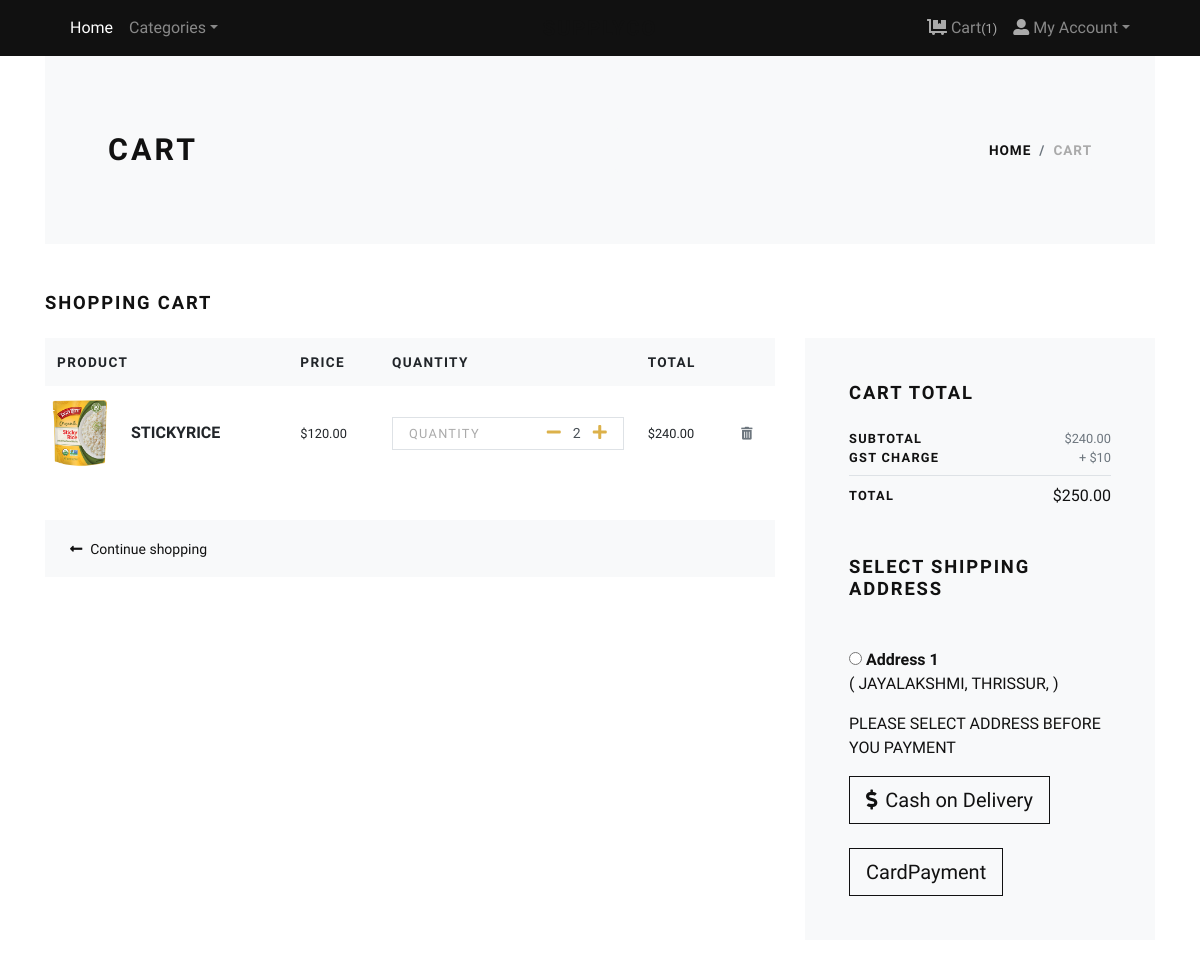
The app's page /cart/ (signed in) with its own data.
### store/models.py (models this page shows, shortened)
class Cart(models.Model):
    user = models.ForeignKey(User, verbose_name="User", on_delete=models.CASCADE)
    product = models.ForeignKey(Product, verbose_name="Product", on_delete=models.CASCADE)
    quantity = models.PositiveIntegerField(default=1, verbose_name="Quantity")
    created_at = models.DateTimeField(auto_now_add=True, verbose_name="Created Date")
    updated_at = models.DateTimeField(auto_now=True, verbose_name="Updated Date")
    @property
    def total_price(self):
        return self.quantity * self.product.price

class Product(models.Model):
    title = models.CharField(max_length=150, verbose_name="Product Title")
    slug = models.SlugField(max_length=160, verbose_name="Product Slug")
    sku = models.CharField(max_length=255, unique=True, verbose_name="Unique Product ID (SKU)")
    short_description = models.TextField(verbose_name="Short Description")
    detail_description = models.TextField(blank=True, null=True, verbose_name="Detail Description")
    product_image = models.ImageField(upload_to='media/product', blank=True, null=True, verbose_name="Product Image")
    price = models.DecimalField(max_digits=8, decimal_places=2)
    productStock = models.PositiveIntegerField()
    category = models.ForeignKey(Category, verbose_name="Product Categoy", on_delete=models.CASCADE)
    is_active = models.BooleanField(verbose_name="Is Active?")
    is_featured = models.BooleanField(verbose_name="Is Featured?")
    created_at = models.DateTimeField(auto_now_add=True, verbose_name="Created Date")
    updated_at = models.DateTimeField(auto_now=True, verbose_name="Updated Date")
    class Meta:
        verbose_name_plural = 'Products'
        ordering = ('-created_at',)

class Customerdetails(models.Model):
    user = models.ForeignKey(User, verbose_name="User", on_delete=models.CASCADE)
    locality = models.CharField(max_length=150, verbose_name="Nearest Location")
    city = models.CharField(max_length=150, verbose_name="City")
    email = models.EmailField(null=True)
    mobno = models.CharField(null=True, max_length=10, validators=[RegexValidator(r'^\d{3}-\d{3}-\d{4}$')])
    rationcardno = models.PositiveIntegerField()
    rationcardphoto = models.ImageField(upload_to='media/images', null=True)

### store/views.py (the view)
# urls.py: path('cart/', views.cart, name="cart"),
@login_required
def cart(request):
    user = request.user
    cart_products = Cart.objects.filter(user=user)
    amount = decimal.Decimal(0)
    shipping_amount = decimal.Decimal(10)
    cp = [p for p in Cart.objects.all() if p.user == user]
    if cp:
        for p in cp:
            temp_amount = (p.quantity * p.product.price)
            amount += temp_amount
    addresses = Customerdetails.objects.filter(user=user)
    context = {
        'cart_products': cart_products,
        'amount': amount,
        'shipping_amount': shipping_amount,
        'total_amount': amount + shipping_amount,
        'addresses': addresses,
    }
    return render(request, 'store/cart.html', context)

### store/context_preprocessors.py (called while the page is built)
def store_menu(request):
    categories = Category.objects.filter(is_active=True)
    context = {
        'categories_menu': categories,
    }
    return context

def cart_menu(request):
    if request.user.is_authenticated:
        cart_items= Cart.objects.filter(user=request.user)
        context = {
            'cart_items': cart_items,
        }
    else:
        context = {}
    return context

### templates/store/cart.html (shortened to what this page needs)
{% extends 'base.html' %}
{% load static %}
{% load humanize %}
    {% block content %}
      <div class="container">
        <section class="py-5 bg-light">
          <div class="container">
            <div class="row px-4 px-lg-5 py-lg-4 align-items-center">
              <div class="col-lg-6">
                <h1 class="h2 text-uppercase mb-0">Cart</h1>
              </div>
              <div class="col-lg-6 text-lg-right">
                <nav aria-label="breadcrumb">
                  <ol class="breadcrumb justify-content-lg-end mb-0 px-0">
                    <li class="breadcrumb-item"><a href="index.html">Home</a></li>
                    <li class="breadcrumb-item active" aria-current="page">Cart</li>
                  </ol>
                </nav>
              </div>
            </div>
          </div>
        </section>
        {% if cart_products %}
        <section class="py-5">
          <h2 class="h5 text-uppercase mb-4">Shopping cart</h2>
          <div class="row">
            <div class="col-lg-8 mb-4 mb-lg-0">
              <div class="table-responsive mb-4">
                <table class="table">
                  <thead class="bg-light">
                    <tr>
                      <th class="border-0" scope="col"> <strong class="text-small text-uppercase">Product</strong></th>
                      <th class="border-0" scope="col"> <strong class="text-small text-uppercase">Price</strong></th>
                      <th class="border-0" scope="col"> <strong class="text-small text-uppercase">Quantity</strong></th>
                      <th class="border-0" scope="col"> <strong class="text-small text-uppercase">Total</strong></th>
                      <th class="border-0" scope="col"> </th>
                    </tr>
                  </thead>
                  <tbody>
                    {% for cart_product in cart_products %}
                    <tr>
                      <th class="pl-0 border-0" scope="row">
                        <div class="media align-items-center">
                          {% if cart_product.product.product_image %}
                            <a class="reset-anchor d-block animsition-link" href="{% url 'store:product-detail' cart_product.product.slug %}"><img src="{{cart_product.product.product_image.url}}" alt="{{cart_product.product.title}}" width="70"/></a>
                          {% else %}
                            <a class="reset-anchor d-block animsition-link" href="{% url 'store:product-detail' cart_product.product.slug %}"><img src="{% static 'img/product-detail-3.jpg' %}" alt="{{cart_product.product.title}}" width="70"/></a>
                          {% endif %}
                          <div class="media-body ml-3"><strong class="h6"><a class="reset-anchor animsition-link" href="{% url 'store:product-detail' cart_product.product.slug %}">{{cart_product.product.title}}</a></strong></div>
                        </div>
                      </th>
                      <td class="align-middle border-0">
                        <p class="mb-0 small">${{cart_product.product.price}}</p>
                      </td>
                      <td class="align-middle border-0">
                        <div class="border d-flex align-items-center justify-content-between px-3"><span class="small text-uppercase text-gray headings-font-family">Quantity</span>
                          <div class="quantity">
                            <a href="{% url 'store:minus-cart' cart_product.id %}" class="dec-btn p-0 ml-2"><i class="fas fa-minus"></i></a>
                            <input class="form-control form-control-sm border-0 shadow-0 p-0" type="text" value="{{cart_product.quantity}}"/>
                            <a href="{% url 'store:plus-cart' cart_product.id %}" class="inc-btn p-0"><i class="fas fa-plus"></i></a>
                          </div>
                        </div>
                      </td>
                      <td class="align-middle border-0">
                        <p class="mb-0 small">${{cart_product.total_price|intcomma}}</p>
                      </td>
                      <td class="align-middle border-0"><a class="reset-anchor" href="{% url 'store:remove-cart' cart_product.id %}"><i class="fas fa-trash-alt small text-muted"></i></a></td>
                    </tr>
                    {% endfor %}
                  </tbody>
                </table>
              </div>
              <div class="bg-light px-4 py-3">
                <div class="row align-items-center text-center">
                  <div class="col-md-6 mb-3 mb-md-0 text-md-left"><a class="btn btn-link p-0 text-dark btn-sm" href="{% url 'store:home' %}"><i class="fas fa-long-arrow-alt-left mr-2"> </i>Continue shopping</a></div>
                </div>
              </div>
            </div>
            <div class="col-lg-4">
              <div class="card border-0 rounded-0 p-lg-4 bg-light">
                <div class="card-body">
                  <h5 class="text-uppercase mb-4">Cart total</h5>
                  <ul class="list-unstyled mb-0">
                    <li class="d-flex align-items-center justify-content-between"><strong class="text-uppercase small font-weight-bold">Subtotal</strong><span class="text-muted small">${{amount|intcomma}}</span></li>
                    <li class="d-flex align-items-center justify-content-between"><strong class="text-uppercase small font-weight-bold">GST Charge</strong><span class="text-muted small">+ ${{shipping_amount}}</span></li>
                    <li class="border-bottom my-2"></li>
                    <li class="d-flex align-items-center justify-content-between mb-4"><strong class="text-uppercase small font-weight-bold">Total</strong><span>${{total_amount|intcomma}}</span></li>
                  </ul>
                  <h5 class="text-uppercase my-5">Select Shipping Address</h5>
                  <form action="{% url 'store:checkout' %}" id="myform">
                    {% if addresses %}
                      {% for address in addresses %}
                        <div class="mb-3">
                        <input type="radio" name="address" value="{{address.id}}"> <strong>Address {{forloop.counter}}</strong> <br>
                        ( {{address.locality}}, {{address.city}}, {{address.state}} )
                        </div>
                      {% endfor %}
                    {% endif %}
                  <p>PLEASE SELECT ADDRESS BEFORE YOU PAYMENT</p>
                    <button type="submit"  class="btn btn-dark btn-lg btn-outline-dark" type="submit"> <i class="fas fa-dollar-sign mr-2"></i>Cash on Delivery</button> <br><br>
                                <a href="{% url 'store:paymentview' %}"><button type="button" class="btn btn-dark btn-lg btn-outline-dark" type="enter">CardPayment</button></a>
                  </form>
                </div>
              </div>
            </div>
          </div>
        </section>
        {% else %}
          <div class="text-center py-5">
            <h3 class="mb-3">Your cart is empty.</h3>
            <a href="{% url 'store:home' %}"><i class="fas fa-long-arrow-alt-left mr-2"> </i>Continue shopping</a>
          </div>
        {% endif %}
      </div>
      {% endblock content %}

### supplyco/static/css/style.default.css (style rules this page uses)
.text-small { font-size: 0.85rem !important; }
.text-gray { color: #aaa !important; }
strong { font-weight: 700; }
.quantity { display: -ms-flexbox; display: flex; -ms-flex-align: center; align-items: center; font-family: inherit; }
.quantity input { width: 2rem; text-align: center; }
.text-uppercase { text-transform: uppercase; letter-spacing: 0.1em; }
.border { border: 1px solid #dee2e6 !important; }
.shadow-0 { box-shadow: none !important; }
.reset-anchor { color: inherit; transition: all 0.3s; }
.headings-font-family { font-family: inherit !important; }
.btn { font-weight: 400; border: 1px solid transparent; font-family: inherit; padding: 0.375rem 1.5rem; font-size: 1rem; line-height: 1.5; border-radius: 0; transition: color 0.15s ease-in-out, background-color 0.15s ease-in-out, border-color 0.15s ease-in-out, box-shadow 0.15s ease-in-out; }
.btn-link { font-weight: 400; color: #dcb14a; }
.btn-dark { color: #fff; background-color: #111111; border-color: #111111; }
.btn-outline-dark { color: #111111; background-color: transparent; background-image: none; border-color: #111111; }
.btn-lg { padding: 0.5rem 1rem; font-size: 1.25rem; line-height: 1.5; border-radius: 0; }
.btn-sm { padding: 0.375rem 0.75rem; font-size: 0.875rem; line-height: 1.5; border-radius: 0; }
body { font-family: "Libre Franklin", sans-serif; font-size: 1rem; font-weight: 400; line-height: 1.5; color: #111111; background-color: #fff; }
a { color: #dcb14a; text-decoration: none; }
h1, h2, h3, h4, h5, h6, .h1, .h2, .h3, .h4, .h5, .h6 { margin-bottom: 0.5rem; font-family: inherit; font-weight: 900; line-height: 1.2; color: inherit; }
h1, .h1 { font-size: 2.2rem; }
h2, .h2 { font-size: 1.9rem; }
h5, .h5 { font-size: 1.15rem; }
h6, .h6 { font-size: 1rem; }
small, .small { font-size: 80%; font-weight: 400; }
.bg-light { background-color: #f8f9fa !important; }
.text-dark { color: #111111 !important; }
.form-control { padding: 0.375rem 0.75rem; font-size: 1rem; line-height: 1.5; color: #495057; background-color: #fff; border: 1px solid #ced4da; border-radius: 0; transition: border-color 0.15s ease-in-out, box-shadow 0.15s ease-in-out; }
.form-control::placeholder { color: #adb5bd; font-size: 0.85rem; font-weight: 400; }
.form-control-sm { padding: 0.25rem 0.5rem; font-size: 0.875rem; line-height: 1.5; border-radius: 0; }
.card { background-color: #fff; border: 1px solid rgba(17, 17, 17, 0.125); border-radius: 0; }
.card-body { padding: 1.25rem; }
.breadcrumb { background: #f8f9fa; }
.breadcrumb-item { font-size: 0.85rem; text-transform: uppercase; letter-spacing: 0.07em; font-weight: 900; color: #111111; }
.breadcrumb-item a { color: inherit; transition: all 0.3s; }
.breadcrumb-item.active { color: #aaa; }

### records on screen
Cart: product.product_image (picture), product "STICKYRICE", product.price "120.00", quantity "2", total_price "240.00"
Customerdetails: locality "JAYALAKSHMI", city "THRISSUR"

### other values on screen
{{ cart_items.count }} "1"
{{ amount|intcomma }} "240.00"
{{ shipping_amount }} "10"
{{ total_amount|intcomma }} "250.00"
